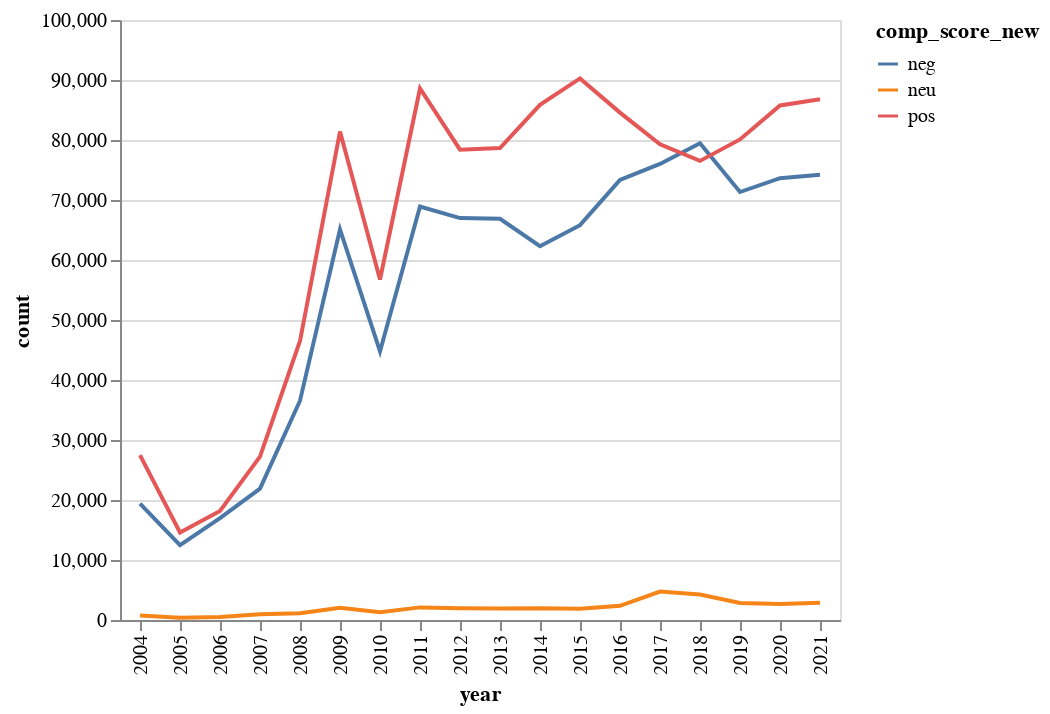

Notebook code cell kept with this figure:
### Code cell
source_neg = df1

neg = alt.Chart(source_neg).mark_line().encode(
    x='year:O',
    y='count:Q',
    color= 'comp_score_new:N'
    
    
)




neg

### Figure 1 — Vega-Lite specification as saved in the notebook (floating-point values rounded to 4 significant figures)
{"config": {"view": {"continuousWidth": 400, "continuousHeight": 300}}, "data": {"name": "data-d6bf944b130027dc5d9d2582ae835734"}, "mark": "line", "encoding": {"color": {"field": "comp_score_new", "type": "nominal"}, "x": {"field": "year", "type": "ordinal"}, "y": {"field": "count", "type": "quantitative"}}, "$schema": "https://vega.github.io/schema/vega-lite/v4.17.0.json", "datasets": {"data-d6bf944b130027dc5d9d2582ae835734": [{"year": 2004, "comp_score_new": "neg", "count": 19414}, {"year": 2004, "comp_score_new": "neu", "count": 762}, {"year": 2004, "comp_score_new": "pos", "count": 27474}, {"year": 2005, "comp_score_new": "neg", "count": 12473}, {"year": 2005, "comp_score_new": "neu", "count": 364}, {"year": 2005, "comp_score_new": "pos", "count": 14593}, {"year": 2006, "comp_score_new": "neg", "count": 16981}, {"year": 2006, "comp_score_new": "neu", "count": 491}, {"year": 2006, "comp_score_new": "pos", "count": 18171}, {"year": 2007, "comp_score_new": "neg", "count": 21899}, {"year": 2007, "comp_score_new": "neu", "count": 938}, {"year": 2007, "comp_score_new": "pos", "count": 27226}, {"year": 2008, "comp_score_new": "neg", "count": 36547}, {"year": 2008, "comp_score_new": "neu", "count": 1134}, {"year": 2008, "comp_score_new": "pos", "count": 46498}, {"year": 2009, "comp_score_new": "neg", "count": 65098}, {"year": 2009, "comp_score_new": "neu", "count": 2057}, {"year": 2009, "comp_score_new": "pos", "count": 81407}, {"year": 2010, "comp_score_new": "neg", "count": 44762}, {"year": 2010, "comp_score_new": "neu", "count": 1293}, {"year": 2010, "comp_score_new": "pos", "count": 56741}, {"year": 2011, "comp_score_new": "neg", "count": 68923}, {"year": 2011, "comp_score_new": "neu", "count": 2102}, {"year": 2011, "comp_score_new": "pos", "count": 88589}, {"year": 2012, "comp_score_new": "neg", "count": 66980}, {"year": 2012, "comp_score_new": "neu", "count": 1953}, {"year": 2012, "comp_score_new": "pos", "count": 78384}, {"year": 2013, "comp_score_new": "neg", "count": 66861}, {"year": 2013, "comp_score_new": "neu", "count": 1914}, {"year": 2013, "comp_score_new": "pos", "count": 78658}, {"year": 2014, "comp_score_new": "neg", "count": 62306}, {"year": 2014, "comp_score_new": "neu", "count": 1970}, {"year": 2014, "comp_score_new": "pos", "count": 85869}, {"year": 2015, "comp_score_new": "neg", "count": 65804}, {"year": 2015, "comp_score_new": "neu", "count": 1863}, {"year": 2015, "comp_score_new": "pos", "count": 90259}, {"year": 2016, "comp_score_new": "neg", "count": 73333}, {"year": 2016, "comp_score_new": "neu", "count": 2372}, {"year": 2016, "comp_score_new": "pos", "count": 84561}, {"year": 2017, "comp_score_new": "neg", "count": 76012}, {"year": 2017, "comp_score_new": "neu", "count": 4734}, {"year": 2017, "comp_score_new": "pos", "count": 79284}, {"year": 2018, "comp_score_new": "neg", "count": 79457}, {"year": 2018, "comp_score_new": "neu", "count": 4238}, {"year": 2018, "comp_score_new": "pos", "count": 76516}, {"year": 2019, "comp_score_new": "neg", "count": 71330}, {"year": 2019, "comp_score_new": "neu", "count": 2848}, {"year": 2019, "comp_score_new": "pos", "count": 80098}, {"year": 2020, "comp_score_new": "neg", "count": 73644}, {"year": 2020, "comp_score_new": "neu", "count": 2685}, {"year": 2020, "comp_score_new": "pos", "count": 85752}, {"year": 2021, "comp_score_new": "neg", "count": 74220}, {"year": 2021, "comp_score_new": "neu", "count": 2867}, {"year": 2021, "comp_score_new": "pos", "count": 86782}]}}
